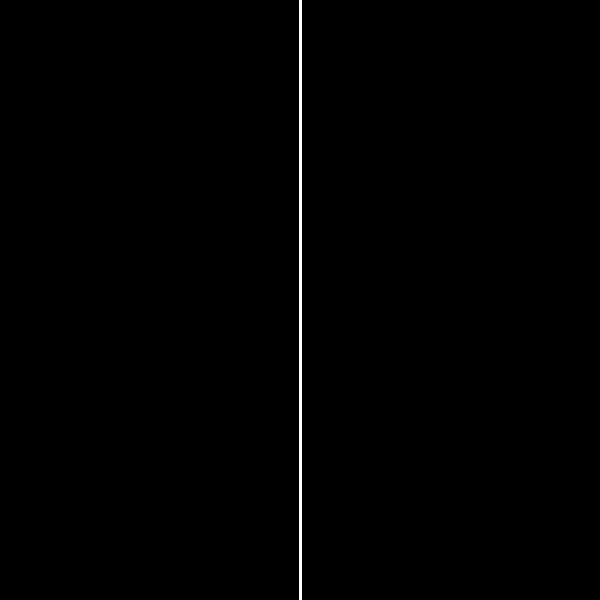
Frame 1 (no input)
Frame 60 (the mouse pressed at the canvas centre just before this capture): identical to frame 1, image omitted
Frame 120 (the mouse held since frame 60 and released just before this capture): identical to frame 1, image omitted

The Processing sketch that drew this single still picture (run headless with seeded random() and noise(); from frame 60 on, the mouse is pressed at the canvas centre):

// Processing sketch: l_systems
// ── l_systems.pde
String[] koch = new String [4];
String[] hilbert = new String [5];
String[] dragon = new String [11];
String[] tree = new String [6];
String[] bush = new String [4];

/* Mode variable to choose which LSystem to use */
public enum Mode { KOCH, HILBERT, DRAGON, TREE, BUSH }
Mode mode = Mode.KOCH;

void setup() {
  size(600,600);
  koch[0] = "F";
  koch[1] = "F-F++F-F";
  koch[2] = "F-F++F-F-F-F++F-F++F-F++F-F-F-F++F-F";
  koch[3] = "F-F++F-F-F-F++F-F++F-F++F-F-F-F++F-F-F-F++F-F-F-F++F-F++F-F++F-F-F-F++F-F++F-F++F-F-F-F++F-F++F-F++F-F-F-F++F-F-F-F++F-F-F-F++F-F++F-F++F-F-F-F++F-F";
  hilbert[0] = "A";
  hilbert[1] = "-BF+AFA+FB-";
  hilbert[2] = "-+AF-BFB-FA+F+-BF+AFA+FB-F-BF+AFA+FB-+F+AF-BFB-FA+-";
  hilbert[3] = "-+-BF+AFA+FB-F-+AF-BFB-FA+F+AF-BFB-FA+-F-BF+AFA+FB-+F+-+AF-BFB-FA+F+-BF+AFA+FB-F-BF+AFA+FB-+F+AF-BFB-FA+-F-+AF-BFB-FA+F+-BF+AFA+FB-F-BF+AFA+FB-+F+AF-BFB-FA+-+F+-BF+AFA+FB-F-+AF-BFB-FA+F+AF-BFB-FA+-F-BF+AFA+FB-+-";
  hilbert[4] = "-+-+AF-BFB-FA+F+-BF+AFA+FB-F-BF+AFA+FB-+F+AF-BFB-FA+-F-+-BF+AFA+FB-F-+AF-BFB-FA+F+AF-BFB-FA+-F-BF+AFA+FB-+F+-BF+AFA+FB-F-+AF-BFB-FA+F+AF-BFB-FA+-F-BF+AFA+FB-+-F-+AF-BFB-FA+F+-BF+AFA+FB-F-BF+AFA+FB-+F+AF-BFB-FA+-+F+-+-BF+AFA+FB-F-+AF-BFB-FA+F+AF-BFB-FA+-F-BF+AFA+FB-+F+-+AF-BFB-FA+F+-BF+AFA+FB-F-BF+AFA+FB-+F+AF-BFB-FA+-F-+AF-BFB-FA+F+-BF+AFA+FB-F-BF+AFA+FB-+F+AF-BFB-FA+-+F+-BF+AFA+FB-F-+AF-BFB-FA+F+AF-BFB-FA+-F-BF+AFA+FB-+-F-+-BF+AFA+FB-F-+AF-BFB-FA+F+AF-BFB-FA+-F-BF+AFA+FB-+F+-+AF-BFB-FA+F+-BF+AFA+FB-F-BF+AFA+FB-+F+AF-BFB-FA+-F-+AF-BFB-FA+F+-BF+AFA+FB-F-BF+AFA+FB-+F+AF-BFB-FA+-+F+-BF+AFA+FB-F-+AF-BFB-FA+F+AF-BFB-FA+-F-BF+AFA+FB-+-+F+-+AF-BFB-FA+F+-BF+AFA+FB-F-BF+AFA+FB-+F+AF-BFB-FA+-F-+-BF+AFA+FB-F-+AF-BFB-FA+F+AF-BFB-FA+-F-BF+AFA+FB-+F+-BF+AFA+FB-F-+AF-BFB-FA+F+AF-BFB-FA+-F-BF+AFA+FB-+-F-+AF-BFB-FA+F+-BF+AFA+FB-F-BF+AFA+FB-+F+AF-BFB-FA+-+-";
  dragon[0] = "FX";
  dragon[1] = "FX+YF";
  dragon[2] = "FX+YF+FX-YF";
  dragon[3] = "FX+YF+FX-YF+FX+YF-FX-YF";
  dragon[4] = "FX+YF+FX-YF+FX+YF-FX-YF+FX+YF+FX-YF-FX+YF-FX-YF";
  dragon[5] = "FX+YF+FX-YF+FX+YF-FX-YF+FX+YF+FX-YF-FX+YF-FX-YF+FX+YF+FX-YF+FX+YF-FX-YF-FX+YF+FX-YF-FX+YF-FX-YF";
  dragon[6] = "FX+YF+FX-YF+FX+YF-FX-YF+FX+YF+FX-YF-FX+YF-FX-YF+FX+YF+FX-YF+FX+YF-FX-YF-FX+YF+FX-YF-FX+YF-FX-YF+FX+YF+FX-YF+FX+YF-FX-YF+FX+YF+FX-YF-FX+YF-FX-YF-FX+YF+FX-YF+FX+YF-FX-YF-FX+YF+FX-YF-FX+YF-FX-YF";
  dragon[7] = "FX+YF+FX-YF+FX+YF-FX-YF+FX+YF+FX-YF-FX+YF-FX-YF+FX+YF+FX-YF+FX+YF-FX-YF-FX+YF+FX-YF-FX+YF-FX-YF+FX+YF+FX-YF+FX+YF-FX-YF+FX+YF+FX-YF-FX+YF-FX-YF-FX+YF+FX-YF+FX+YF-FX-YF-FX+YF+FX-YF-FX+YF-FX-YF+FX+YF+FX-YF+FX+YF-FX-YF+FX+YF+FX-YF-FX+YF-FX-YF+FX+YF+FX-YF+FX+YF-FX-YF-FX+YF+FX-YF-FX+YF-FX-YF-FX+YF+FX-YF+FX+YF-FX-YF+FX+YF+FX-YF-FX+YF-FX-YF-FX+YF+FX-YF+FX+YF-FX-YF-FX+YF+FX-YF-FX+YF-FX-YF";
  dragon[8] = "FX+YF+FX-YF+FX+YF-FX-YF+FX+YF+FX-YF-FX+YF-FX-YF+FX+YF+FX-YF+FX+YF-FX-YF-FX+YF+FX-YF-FX+YF-FX-YF+FX+YF+FX-YF+FX+YF-FX-YF+FX+YF+FX-YF-FX+YF-FX-YF-FX+YF+FX-YF+FX+YF-FX-YF-FX+YF+FX-YF-FX+YF-FX-YF+FX+YF+FX-YF+FX+YF-FX-YF+FX+YF+FX-YF-FX+YF-FX-YF+FX+YF+FX-YF+FX+YF-FX-YF-FX+YF+FX-YF-FX+YF-FX-YF-FX+YF+FX-YF+FX+YF-FX-YF+FX+YF+FX-YF-FX+YF-FX-YF-FX+YF+FX-YF+FX+YF-FX-YF-FX+YF+FX-YF-FX+YF-FX-YF+FX+YF+FX-YF+FX+YF-FX-YF+FX+YF+FX-YF-FX+YF-FX-YF+FX+YF+FX-YF+FX+YF-FX-YF-FX+YF+FX-YF-FX+YF-FX-YF+FX+YF+FX-YF+FX+YF-FX-YF+FX+YF+FX-YF-FX+YF-FX-YF-FX+YF+FX-YF+FX+YF-FX-YF-FX+YF+FX-YF-FX+YF-FX-YF-FX+YF+FX-YF+FX+YF-FX-YF+FX+YF+FX-YF-FX+YF-FX-YF+FX+YF+FX-YF+FX+YF-FX-YF-FX+YF+FX-YF-FX+YF-FX-YF-FX+YF+FX-YF+FX+YF-FX-YF+FX+YF+FX-YF-FX+YF-FX-YF-FX+YF+FX-YF+FX+YF-FX-YF-FX+YF+FX-YF-FX+YF-FX-YF";
  dragon[9] = "FX+YF+FX-YF+FX+YF-FX-YF+FX+YF+FX-YF-FX+YF-FX-YF+FX+YF+FX-YF+FX+YF-FX-YF-FX+YF+FX-YF-FX+YF-FX-YF+FX+YF+FX-YF+FX+YF-FX-YF+FX+YF+FX-YF-FX+YF-FX-YF-FX+YF+FX-YF+FX+YF-FX-YF-FX+YF+FX-YF-FX+YF-FX-YF+FX+YF+FX-YF+FX+YF-FX-YF+FX+YF+FX-YF-FX+YF-FX-YF+FX+YF+FX-YF+FX+YF-FX-YF-FX+YF+FX-YF-FX+YF-FX-YF-FX+YF+FX-YF+FX+YF-FX-YF+FX+YF+FX-YF-FX+YF-FX-YF-FX+YF+FX-YF+FX+YF-FX-YF-FX+YF+FX-YF-FX+YF-FX-YF+FX+YF+FX-YF+FX+YF-FX-YF+FX+YF+FX-YF-FX+YF-FX-YF+FX+YF+FX-YF+FX+YF-FX-YF-FX+YF+FX-YF-FX+YF-FX-YF+FX+YF+FX-YF+FX+YF-FX-YF+FX+YF+FX-YF-FX+YF-FX-YF-FX+YF+FX-YF+FX+YF-FX-YF-FX+YF+FX-YF-FX+YF-FX-YF-FX+YF+FX-YF+FX+YF-FX-YF+FX+YF+FX-YF-FX+YF-FX-YF+FX+YF+FX-YF+FX+YF-FX-YF-FX+YF+FX-YF-FX+YF-FX-YF-FX+YF+FX-YF+FX+YF-FX-YF+FX+YF+FX-YF-FX+YF-FX-YF-FX+YF+FX-YF+FX+YF-FX-YF-FX+YF+FX-YF-FX+YF-FX-YF+FX+YF+FX-YF+FX+YF-FX-YF+FX+YF+FX-YF-FX+YF-FX-YF+FX+YF+FX-YF+FX+YF-FX-YF-FX+YF+FX-YF-FX+YF-FX-YF+FX+YF+FX-YF+FX+YF-FX-YF+FX+YF+FX-YF-FX+YF-FX-YF-FX+YF+FX-YF+FX+YF-FX-YF-FX+YF+FX-YF-FX+YF-FX-YF+FX+YF+FX-YF+FX+YF-FX-YF+FX+YF+FX-YF-FX+YF-FX-YF+FX+YF+FX-YF+FX+YF-FX-YF-FX+YF+FX-YF-FX+YF-FX-YF-FX+YF+FX-YF+FX+YF-FX-YF+FX+YF+FX-YF-FX+YF-FX-YF-FX+YF+FX-YF+FX+YF-FX-YF-FX+YF+FX-YF-FX+YF-FX-YF-FX+YF+FX-YF+FX+YF-FX-YF+FX+YF+FX-YF-FX+YF-FX-YF+FX+YF+FX-YF+FX+YF-FX-YF-FX+YF+FX-YF-FX+YF-FX-YF+FX+YF+FX-YF+FX+YF-FX-YF+FX+YF+FX-YF-FX+YF-FX-YF-FX+YF+FX-YF+FX+YF-FX-YF-FX+YF+FX-YF-FX+YF-FX-YF-FX+YF+FX-YF+FX+YF-FX-YF+FX+YF+FX-YF-FX+YF-FX-YF+FX+YF+FX-YF+FX+YF-FX-YF-FX+YF+FX-YF-FX+YF-FX-YF-FX+YF+FX-YF+FX+YF-FX-YF+FX+YF+FX-YF-FX+YF-FX-YF-FX+YF+FX-YF+FX+YF-FX-YF-FX+YF+FX-YF-FX+YF-FX-YF";
  dragon[10] = "FX+YF+FX-YF+FX+YF-FX-YF+FX+YF+FX-YF-FX+YF-FX-YF+FX+YF+FX-YF+FX+YF-FX-YF-FX+YF+FX-YF-FX+YF-FX-YF+FX+YF+FX-YF+FX+YF-FX-YF+FX+YF+FX-YF-FX+YF-FX-YF-FX+YF+FX-YF+FX+YF-FX-YF-FX+YF+FX-YF-FX+YF-FX-YF+FX+YF+FX-YF+FX+YF-FX-YF+FX+YF+FX-YF-FX+YF-FX-YF+FX+YF+FX-YF+FX+YF-FX-YF-FX+YF+FX-YF-FX+YF-FX-YF-FX+YF+FX-YF+FX+YF-FX-YF+FX+YF+FX-YF-FX+YF-FX-YF-FX+YF+FX-YF+FX+YF-FX-YF-FX+YF+FX-YF-FX+YF-FX-YF+FX+YF+FX-YF+FX+YF-FX-YF+FX+YF+FX-YF-FX+YF-FX-YF+FX+YF+FX-YF+FX+YF-FX-YF-FX+YF+FX-YF-FX+YF-FX-YF+FX+YF+FX-YF+FX+YF-FX-YF+FX+YF+FX-YF-FX+YF-FX-YF-FX+YF+FX-YF+FX+YF-FX-YF-FX+YF+FX-YF-FX+YF-FX-YF-FX+YF+FX-YF+FX+YF-FX-YF+FX+YF+FX-YF-FX+YF-FX-YF+FX+YF+FX-YF+FX+YF-FX-YF-FX+YF+FX-YF-FX+YF-FX-YF-FX+YF+FX-YF+FX+YF-FX-YF+FX+YF+FX-YF-FX+YF-FX-YF-FX+YF+FX-YF+FX+YF-FX-YF-FX+YF+FX-YF-FX+YF-FX-YF+FX+YF+FX-YF+FX+YF-FX-YF+FX+YF+FX-YF-FX+YF-FX-YF+FX+YF+FX-YF+FX+YF-FX-YF-FX+YF+FX-YF-FX+YF-FX-YF+FX+YF+FX-YF+FX+YF-FX-YF+FX+YF+FX-YF-FX+YF-FX-YF-FX+YF+FX-YF+FX+YF-FX-YF-FX+YF+FX-YF-FX+YF-FX-YF+FX+YF+FX-YF+FX+YF-FX-YF+FX+YF+FX-YF-FX+YF-FX-YF+FX+YF+FX-YF+FX+YF-FX-YF-FX+YF+FX-YF-FX+YF-FX-YF-FX+YF+FX-YF+FX+YF-FX-YF+FX+YF+FX-YF-FX+YF-FX-YF-FX+YF+FX-YF+FX+YF-FX-YF-FX+YF+FX-YF-FX+YF-FX-YF-FX+YF+FX-YF+FX+YF-FX-YF+FX+YF+FX-YF-FX+YF-FX-YF+FX+YF+FX-YF+FX+YF-FX-YF-FX+YF+FX-YF-FX+YF-FX-YF+FX+YF+FX-YF+FX+YF-FX-YF+FX+YF+FX-YF-FX+YF-FX-YF-FX+YF+FX-YF+FX+YF-FX-YF-FX+YF+FX-YF-FX+YF-FX-YF-FX+YF+FX-YF+FX+YF-FX-YF+FX+YF+FX-YF-FX+YF-FX-YF+FX+YF+FX-YF+FX+YF-FX-YF-FX+YF+FX-YF-FX+YF-FX-YF-FX+YF+FX-YF+FX+YF-FX-YF+FX+YF+FX-YF-FX+YF-FX-YF-FX+YF+FX-YF+FX+YF-FX-YF-FX+YF+FX-YF-FX+YF-FX-YF+FX+YF+FX-YF+FX+YF-FX-YF+FX+YF+FX-YF-FX+YF-FX-YF+FX+YF+FX-YF+FX+YF-FX-YF-FX+YF+FX-YF-FX+YF-FX-YF+FX+YF+FX-YF+FX+YF-FX-YF+FX+YF+FX-YF-FX+YF-FX-YF-FX+YF+FX-YF+FX+YF-FX-YF-FX+YF+FX-YF-FX+YF-FX-YF+FX+YF+FX-YF+FX+YF-FX-YF+FX+YF+FX-YF-FX+YF-FX-YF+FX+YF+FX-YF+FX+YF-FX-YF-FX+YF+FX-YF-FX+YF-FX-YF-FX+YF+FX-YF+FX+YF-FX-YF+FX+YF+FX-YF-FX+YF-FX-YF-FX+YF+FX-YF+FX+YF-FX-YF-FX+YF+FX-YF-FX+YF-FX-YF+FX+YF+FX-YF+FX+YF-FX-YF+FX+YF+FX-YF-FX+YF-FX-YF+FX+YF+FX-YF+FX+YF-FX-YF-FX+YF+FX-YF-FX+YF-FX-YF+FX+YF+FX-YF+FX+YF-FX-YF+FX+YF+FX-YF-FX+YF-FX-YF-FX+YF+FX-YF+FX+YF-FX-YF-FX+YF+FX-YF-FX+YF-FX-YF-FX+YF+FX-YF+FX+YF-FX-YF+FX+YF+FX-YF-FX+YF-FX-YF+FX+YF+FX-YF+FX+YF-FX-YF-FX+YF+FX-YF-FX+YF-FX-YF-FX+YF+FX-YF+FX+YF-FX-YF+FX+YF+FX-YF-FX+YF-FX-YF-FX+YF+FX-YF+FX+YF-FX-YF-FX+YF+FX-YF-FX+YF-FX-YF-FX+YF+FX-YF+FX+YF-FX-YF+FX+YF+FX-YF-FX+YF-FX-YF+FX+YF+FX-YF+FX+YF-FX-YF-FX+YF+FX-YF-FX+YF-FX-YF+FX+YF+FX-YF+FX+YF-FX-YF+FX+YF+FX-YF-FX+YF-FX-YF-FX+YF+FX-YF+FX+YF-FX-YF-FX+YF+FX-YF-FX+YF-FX-YF+FX+YF+FX-YF+FX+YF-FX-YF+FX+YF+FX-YF-FX+YF-FX-YF+FX+YF+FX-YF+FX+YF-FX-YF-FX+YF+FX-YF-FX+YF-FX-YF-FX+YF+FX-YF+FX+YF-FX-YF+FX+YF+FX-YF-FX+YF-FX-YF-FX+YF+FX-YF+FX+YF-FX-YF-FX+YF+FX-YF-FX+YF-FX-YF-FX+YF+FX-YF+FX+YF-FX-YF+FX+YF+FX-YF-FX+YF-FX-YF+FX+YF+FX-YF+FX+YF-FX-YF-FX+YF+FX-YF-FX+YF-FX-YF+FX+YF+FX-YF+FX+YF-FX-YF+FX+YF+FX-YF-FX+YF-FX-YF-FX+YF+FX-YF+FX+YF-FX-YF-FX+YF+FX-YF-FX+YF-FX-YF-FX+YF+FX-YF+FX+YF-FX-YF+FX+YF+FX-YF-FX+YF-FX-YF+FX+YF+FX-YF+FX+YF-FX-YF-FX+YF+FX-YF-FX+YF-FX-YF-FX+YF+FX-YF+FX+YF-FX-YF+FX+YF+FX-YF-FX+YF-FX-YF-FX+YF+FX-YF+FX+YF-FX-YF-FX+YF+FX-YF-FX+YF-FX-YF";
  tree[0] = "0";
  tree[1] = "1[-0]+0";
  tree[2] = "11[-1[-0]+0]+1[-0]+0";
  tree[3] = "1111[-11[-1[-0]+0]+1[-0]+0]+11[-1[-0]+0]+1[-0]+0";
  tree[4] = "11111111[-1111[-11[-1[-0]+0]+1[-0]+0]+11[-1[-0]+0]+1[-0]+0]+1111[-11[-1[-0]+0]+1[-0]+0]+11[-1[-0]+0]+1[-0]+0";
  tree[5] = "1111111111111111[-11111111[-1111[-11[-1[-0]+0]+1[-0]+0]+11[-1[-0]+0]+1[-0]+0]+1111[-11[-1[-0]+0]+1[-0]+0]+11[-1[-0]+0]+1[-0]+0]+11111111[-1111[-11[-1[-0]+0]+1[-0]+0]+11[-1[-0]+0]+1[-0]+0]+1111[-11[-1[-0]+0]+1[-0]+0]+11[-1[-0]+0]+1[-0]+0";
  bush[0] = "F";
  bush[1] = "FF-[-F+F+F]+[+F-F-F]";
  bush[2] = "FF-[-F+F+F]+[+F-F-F]FF-[-F+F+F]+[+F-F-F]-[-FF-[-F+F+F]+[+F-F-F]+FF-[-F+F+F]+[+F-F-F]+FF-[-F+F+F]+[+F-F-F]]+[+FF-[-F+F+F]+[+F-F-F]-FF-[-F+F+F]+[+F-F-F]-FF-[-F+F+F]+[+F-F-F]]";
  bush[3] = "FF-[-F+F+F]+[+F-F-F]FF-[-F+F+F]+[+F-F-F]-[-FF-[-F+F+F]+[+F-F-F]+FF-[-F+F+F]+[+F-F-F]+FF-[-F+F+F]+[+F-F-F]]+[+FF-[-F+F+F]+[+F-F-F]-FF-[-F+F+F]+[+F-F-F]-FF-[-F+F+F]+[+F-F-F]]FF-[-F+F+F]+[+F-F-F]FF-[-F+F+F]+[+F-F-F]-[-FF-[-F+F+F]+[+F-F-F]+FF-[-F+F+F]+[+F-F-F]+FF-[-F+F+F]+[+F-F-F]]+[+FF-[-F+F+F]+[+F-F-F]-FF-[-F+F+F]+[+F-F-F]-FF-[-F+F+F]+[+F-F-F]]-[-FF-[-F+F+F]+[+F-F-F]FF-[-F+F+F]+[+F-F-F]-[-FF-[-F+F+F]+[+F-F-F]+FF-[-F+F+F]+[+F-F-F]+FF-[-F+F+F]+[+F-F-F]]+[+FF-[-F+F+F]+[+F-F-F]-FF-[-F+F+F]+[+F-F-F]-FF-[-F+F+F]+[+F-F-F]]+FF-[-F+F+F]+[+F-F-F]FF-[-F+F+F]+[+F-F-F]-[-FF-[-F+F+F]+[+F-F-F]+FF-[-F+F+F]+[+F-F-F]+FF-[-F+F+F]+[+F-F-F]]+[+FF-[-F+F+F]+[+F-F-F]-FF-[-F+F+F]+[+F-F-F]-FF-[-F+F+F]+[+F-F-F]]+FF-[-F+F+F]+[+F-F-F]FF-[-F+F+F]+[+F-F-F]-[-FF-[-F+F+F]+[+F-F-F]+FF-[-F+F+F]+[+F-F-F]+FF-[-F+F+F]+[+F-F-F]]+[+FF-[-F+F+F]+[+F-F-F]-FF-[-F+F+F]+[+F-F-F]-FF-[-F+F+F]+[+F-F-F]]]+[+FF-[-F+F+F]+[+F-F-F]FF-[-F+F+F]+[+F-F-F]-[-FF-[-F+F+F]+[+F-F-F]+FF-[-F+F+F]+[+F-F-F]+FF-[-F+F+F]+[+F-F-F]]+[+FF-[-F+F+F]+[+F-F-F]-FF-[-F+F+F]+[+F-F-F]-FF-[-F+F+F]+[+F-F-F]]-FF-[-F+F+F]+[+F-F-F]FF-[-F+F+F]+[+F-F-F]-[-FF-[-F+F+F]+[+F-F-F]+FF-[-F+F+F]+[+F-F-F]+FF-[-F+F+F]+[+F-F-F]]+[+FF-[-F+F+F]+[+F-F-F]-FF-[-F+F+F]+[+F-F-F]-FF-[-F+F+F]+[+F-F-F]]-FF-[-F+F+F]+[+F-F-F]FF-[-F+F+F]+[+F-F-F]-[-FF-[-F+F+F]+[+F-F-F]+FF-[-F+F+F]+[+F-F-F]+FF-[-F+F+F]+[+F-F-F]]+[+FF-[-F+F+F]+[+F-F-F]-FF-[-F+F+F]+[+F-F-F]-FF-[-F+F+F]+[+F-F-F]]]";
}

int level=0;
void draw() {
  background(0);
  stroke(255);
  strokeWeight(3);
  
  if(mode == Mode.KOCH) {
    translate(width/2, height);
    float len = height / pow(3,level);
    for(int i=0; i<koch[level].length(); i++) {
      char c = koch[level].charAt(i);
      if(c == 'F') { line(0,0, 0,-len); translate(0,-len); }
      if(c == '-') { rotate(-PI/3); }
      if(c == '+') { rotate(PI/3); }
    }
  }
  else if(mode == Mode.HILBERT) {
    noFill();
    translate(width-100, height-100);
    float len = (height-200) / (pow(2,level) - 1);
    for(int i=0; i<hilbert[level].length(); i++) {
      char c = hilbert[level].charAt(i);
      if(c == 'F') { 
        //line(0,0, 0,-len);
        bezier(0,0, -len/2,-len/2, len/2,-len/2, 0,-len);
        translate(0,-len);
      }
      if(c == '-') { rotate(-PI/2); }
      if(c == '+') { rotate(PI/2); }
    }
  }
  else if(mode == Mode.DRAGON) {
    translate(width/2, height/2);
    stroke(255,0,0);
    pushMatrix();
    doDragon();
    popMatrix();
    stroke(0,255,0);
    rotate(PI/2);
    pushMatrix();
    doDragon();
    popMatrix();
    stroke(0,0,255);
    rotate(PI/2);
    pushMatrix();
    doDragon();
    popMatrix();
    stroke(255,255,0);
    rotate(PI/2);
    pushMatrix();
    doDragon();
    popMatrix();
  }
  else if(mode == Mode.TREE) {
    translate(width/2, height);
    float theta = map(mouseX, 0,width, 0,PI/2);
    for(int i=0; i<tree[level].length(); i++) {
      char c = tree[level].charAt(i);
      if(c == '0' || c == '1') {
        line(0,0, 0,-15);
        translate(0,-15);
      }
      if(c == '-') rotate(-theta);
      if(c == '+') rotate(theta);
      if(c == '[') pushMatrix();
      if(c == ']') popMatrix();
    }
  }
  else if(mode == Mode.BUSH) {
    translate(width/2, height);
    float theta = map(mouseX, 0,width, 0,PI/2);
    for(int i=0; i<bush[level].length(); i++) {
      char c = bush[level].charAt(i);
      if(c == 'F') {
        line(0,0, 0,-15);
        translate(0,-15);
      }
      if(c == '-') rotate(-PI/6);
      if(c == '+') rotate(PI/6);
      /* Randomized version:
      if(c == '-') rotate(-random(PI/12, PI/4));
      if(c == '+') rotate(random(PI/12, PI/4));
      */
      if(c == '[') pushMatrix();
      if(c == ']') popMatrix();
    }
  } 
}

void doDragon() {
  for(int i=0; i<dragon[level].length(); i++) {
    char c = dragon[level].charAt(i);
    float len = 8;
    if(c == 'F') {
      line(0,0, 0,-len);
      //bezier(0,0, -len/2,-len/2, len/2,-len/2, 0,-len);
      translate(0,-len);
    }
    if(c == '-') { rotate(-PI/2); }
    if(c == '+') { rotate(PI/2); }
  }
}


void keyPressed() {
  if(keyCode == LEFT || keyCode == DOWN) {
    level--;
    if(level < 0) level = 0;
  }
  if(keyCode == RIGHT || keyCode == UP) {
    level++;
    if(mode == Mode.KOCH && level > 3) level = 3;
    if(mode == Mode.HILBERT && level > 4) level = 4;
    if(mode == Mode.DRAGON && level > 10) level = 10;
    if(mode == Mode.TREE && level > 5) level = 5;
    if(mode == Mode.BUSH && level > 3) level = 3;
  }
  if(key == 'k' || key == 'K') { mode = Mode.KOCH; level = 0; }
  if(key == 'h' || key == 'H') { mode = Mode.HILBERT; level = 0; }
  if(key == 'd' || key == 'D') { mode = Mode.DRAGON; level = 0; }
  if(key == 't' || key == 'T') { mode = Mode.TREE; level = 0; }
  if(key == 'b' || key == 'B') { mode = Mode.BUSH; level = 0; }
}
